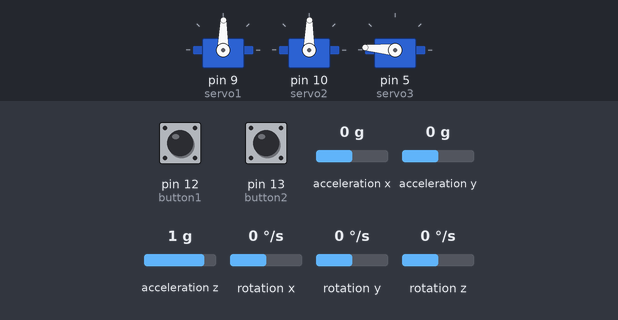
Bench run of a sketch on a simulated Arduino Uno, built with avr-gcc and run on an emulated ATmega328P. On the bench: 3 × servo. The inputs (shaded band) are chosen by the test bench; at power-on: acceleration x 0 g, pin 13 (button2) LOW, pin 12 (button1) LOW, acceleration y 0 g, acceleration z 1 g, rotation x 0 °/s, rotation y 0 °/s, rotation z 0 °/s. What the sketch prints to the serial monitor is not drawn.

Above: at 1.2 s.
1.3 s: acceleration x set to -1.4 g
At 2.8 s:
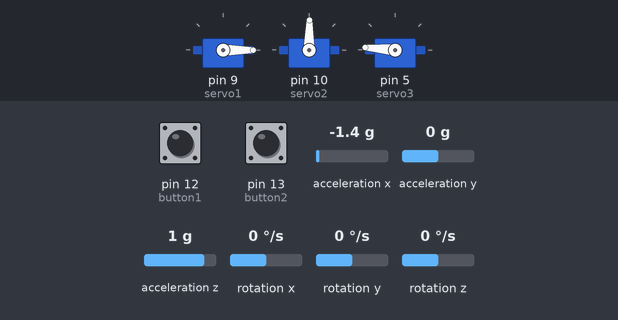
3.1 s: pin 13 (button2) pulled HIGH for 0.65 s
At 4.7 s:
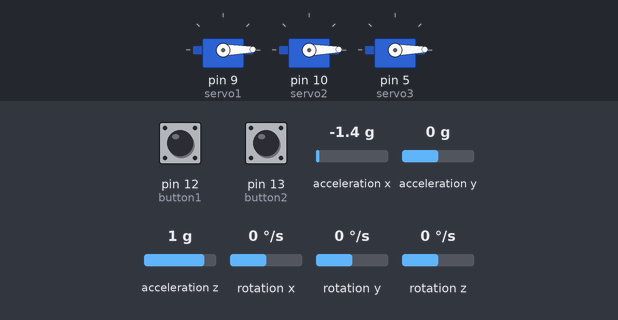
Timing chart, 0 to 6.2 s (numbered marks = the images above; inputs shaded):
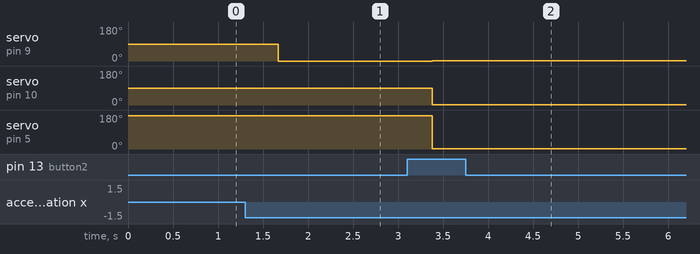

Measured:
- after the input at 1.3 s, servo on pin 9 (servo1): 89° → 0° after 0.37 s
- after the input at 3.1 s, servo on pin 9 (servo1): 0° → 1° after 0.28 s; servo on pin 10 (servo2): 89° → 1° after 0.28 s; servo on pin 5 (servo3): 175° → 1° after 0.28 s

The sketch:

capston_MPU.ino
```cpp
#include "Wire.h"
#include "I2Cdev.h"
#include "MPU6050.h"
#include "Servo.h"

MPU6050 mpu;
int16_t ax, ay, az;
int16_t gx, gy, gz;
Servo servo1;
Servo servo2;
Servo servo3;

const int button1 = 12;
const int button2 = 13;

int button1Pressed = 0;
boolean button2Pressed = false;

int val1;
int val2;
int val3;

int prevVal1;
int prevVal2;
int prevVal3;
int servo1PosSave[]={1,1,1,1,1};
int servo2PosSave[]={1,1,1,1,1};
int servo3PosSave[]={1,1,1,1,1};

void setup()
{
  Wire.begin();
Serial.begin(38400);
Serial.println("Initialize MPU");
mpu.initialize();
Serial.println(mpu.testConnection() ? "Connected" : "Connection failed");
servo1.attach(9);
servo2.attach(10);
servo3.attach(5);
 pinMode(button1, INPUT);
  pinMode(button2, INPUT);


}

void loop()
{
mpu.getMotion6(&ax, &ay, &az, &gx, &gy, &gz);
val1 = map(ax, -17000, 17000, 0, 179);
if (val1 != prevVal1)
{
servo1.write(val1);
prevVal1 = val1;
}
val2 = map(ay, -17000, 17000, 0, 179);
if (val2 != prevVal2)
{
servo2.write(val2);
prevVal2 = val2;
}


val3 = map(az, -17000, 17000, 0, 179);
if (val3 != prevVal3)
{
servo3.write(val3);
prevVal3 = val3;
}
delay(50);
if(digitalRead(button1) == HIGH){
    button1Pressed++;
    switch(button1Pressed){
      case 1:
        servo1PosSave[0] = prevVal1;
        servo2PosSave[0] = prevVal2;
        servo3PosSave[0] = prevVal3;
        Serial.println("Position #1 Saved");
       break;
       case 2:
        servo1PosSave[1] = prevVal1;
        servo2PosSave[1] = prevVal2;
        servo3PosSave[1] = prevVal3;
        Serial.println("Position #2 Saved");
       break;
       case 3:
        servo1PosSave[2] = prevVal1;
        servo2PosSave[2] = prevVal2;
        servo3PosSave[2] = prevVal3;
        Serial.println("Position #3 Saved");
       break;
       case 4:
        servo1PosSave[3] = prevVal1;
        servo2PosSave[3] = prevVal2;
        servo3PosSave[3] = prevVal3;
        Serial.println("Position #4 Saved");
       break;
       case 5:
        servo1PosSave[4] = prevVal1;
        servo2PosSave[4] = prevVal2;
        servo3PosSave[4] = prevVal3;
        Serial.println("Position #5 Saved");
       break;
    }
  }
  //if button2 pressed (HIGH), the servos move saved position
  if(digitalRead(button2) == HIGH){
    button2Pressed = true;
  }
  if(button2Pressed){
    for(int i=0; i<5; i++){
      servo1.write(servo1PosSave[i]);
      servo2.write(servo2PosSave[i]);
      servo3.write(servo3PosSave[i]);
      delay(2000);
    }
  }
  delay(500);


}
```
